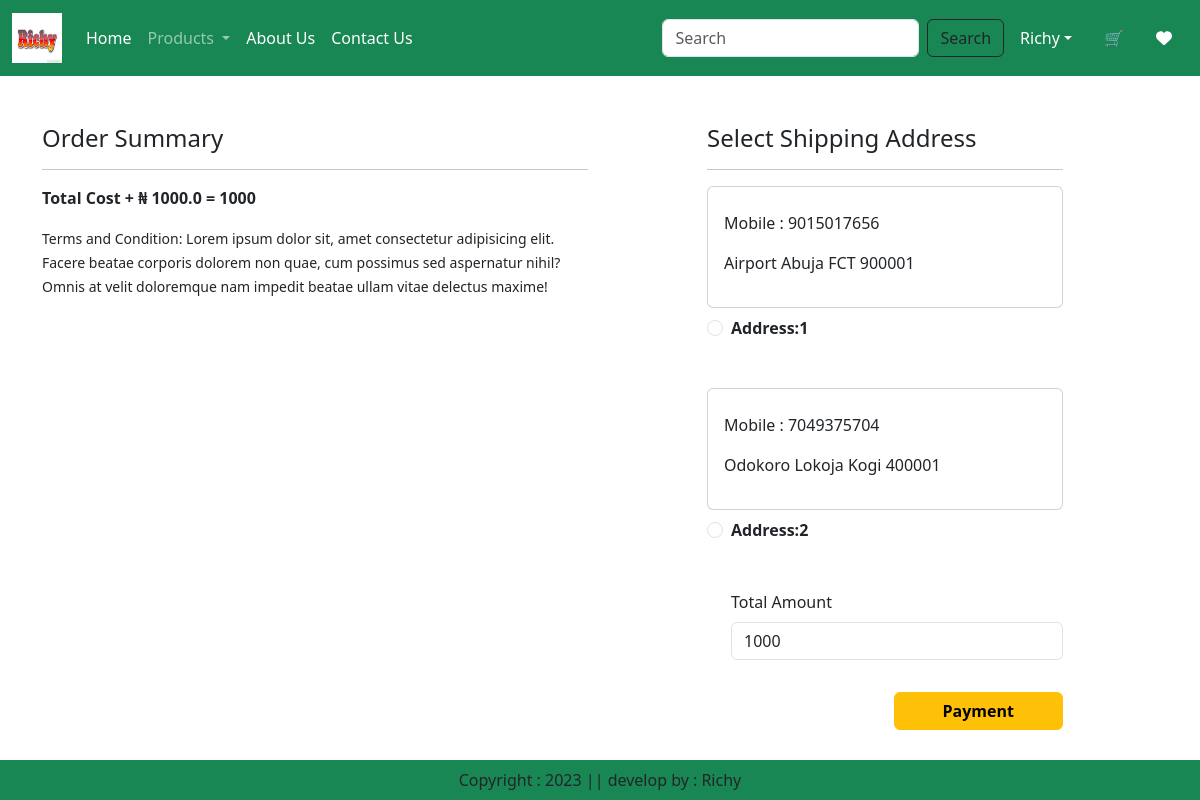
Screenshot of /checkout/ (signed in) with the database file from the repository.
### app/models.py (models this page shows, shortened)
class Customer(models.Model):
    user = models.ForeignKey(User, on_delete=models.CASCADE)
    name = models.CharField(max_length=200)
    locality = models.CharField(max_length=200)
    city = models.CharField(max_length=50)
    mobile = models.IntegerField(default=0)
    zipcode = models.IntegerField()
    state = models.CharField(choices=STATE_CHOICES, max_length=100)

### app/views.py (the view)
# urls.py: path('checkout/', views.Checkout.as_view(), name='checkout'),
@method_decorator(login_required,name='dispatch')
class Checkout(View):
    def get(self,request):
        user = request.user
        add = Customer.objects.filter(user=user)
        cart_items = Cart.objects.filter(user=user)
        totalitem = 0
        wishitem = 0
        if request.user.is_authenticated:
            totalitem = len(Cart.objects.filter(user=request.user))
            wishitem = len(Wishlist.objects.filter(user=request.user))
        famount = 0
        for p in cart_items:
            value = p.quantity * p.product.discounted_price
            famount = famount + value
        totalamount = famount + 1000
        return render(request,  "app/checkout.html", locals())

### app/templates/app/checkout.html (shortened to what this page needs)
{% extends 'app/base.html' %}
{% load static %}
{% block main-content %}
    <div class="container">
         <div class="row mt-5">
          <div class="col-sm-6">
                <h4>Order Summary</h4>
                <hr>
                <p class="fw-bold">Total Cost + ₦ 1000.0 =  {{totalamount}}</p>
                <small>Terms and Condition: Lorem ipsum dolor sit, amet consectetur adipisicing elit. Facere beatae corporis dolorem non quae, cum possimus sed aspernatur nihil? Omnis at velit doloremque nam impedit beatae ullam vitae delectus maxime!</small>
            </div>
            <div class="col-sm-4 offset-sm-1">
                <h4>Select Shipping Address</h4>
                <hr>
                <form method="post" id="myform">
                    {% for ad in add %}
                        <div class="card">
                            <div class="card-body">
                                <p>Mobile : {{ad.mobile}}</p>
                                <p>{{ad.locality}} {{ad.city}} {{ad.state}} {{ad.zipcode}}</p>
                            </div>
                        </div>
                        <div class="form-check mt-2 mb-5">
                            <input class="form-check-input" type="radio" name="custid" id="custadd{{forloop.counter}}" value="{{ad.id}}">
                            <label class="form-check-label fw-bold" for="custadd{{forloop.counter}}">Address:{{forloop.counter}}</label>
                        </div>
                    {% endfor %}
                    <div class="form-check mb-3">
                        <label for="totalamount" class="form-label">Total Amount</label>
                        <input type="number" class="form-control" name="totalamount" value="{{totalamount}}" readonly>
                    </div>
                    <div class="text-end">
                        <button id="rzp-button1" type="submit" class="btn btn-warning mt-3 px-5 fw-bold">Payment</button>
                    </div>
                </form>
                <br><br><br>
            </div>
        </div>
    </div>
{% endblock main-content %}

### rows the page displays
Customer: mobile "9015017656", locality "Airport", city "Abuja", state "FCT", zipcode "900001"
Customer: mobile "7049375704", locality "Odokoro", city "Lokoja", state "Kogi", zipcode "400001"

### other values shown
{{ totalamount }} "1000"
